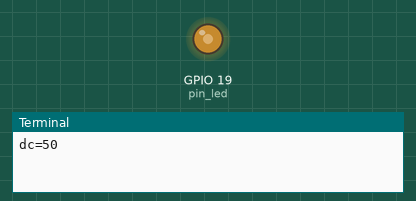
The program below on a simulated Raspberry Pi (BCM pin numbers). Parts: output pins drawn as LEDs (lit = HIGH), the last lines printed to the terminal.

Above: at 0.05 s.
At 1.4 s:
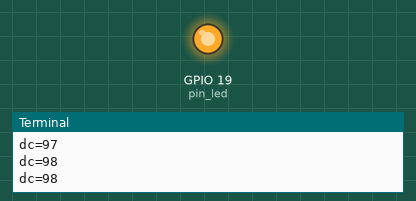
At 2.8 s:
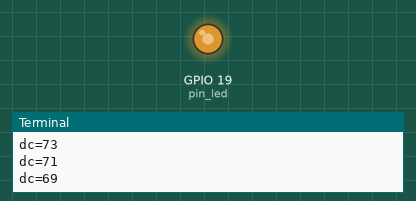
At 5.8 s:
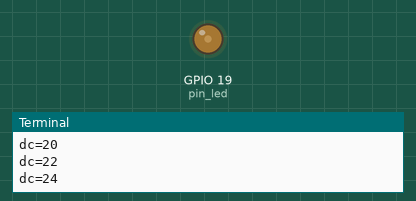
Timing chart, 0 to 8.2 s (numbered marks = the images above):
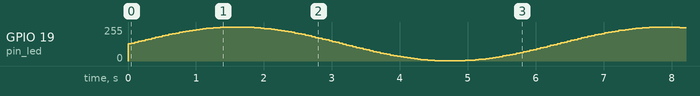

The program:

LED_PWM_changeDuty2.py
```python
import RPi.GPIO as GPIO
import time
import math

pin_led = 19

GPIO.setwarnings(False)
GPIO.setmode(GPIO.BCM)
GPIO.setup(pin_led, GPIO.OUT)

pwm = GPIO.PWM(pin_led, 100)
pwm.start(0)
a = 0
try:
    while 1:
        dc = 50+math.sin(a)*50
        pwm.ChangeDutyCycle(dc)
        print("dc=%i"%dc)
        time.sleep(0.05)
        a+=0.05
except KeyboardInterrupt:
    print("Stop pwm OK!")

pwm.stop()

GPIO.cleanup()
            
```
